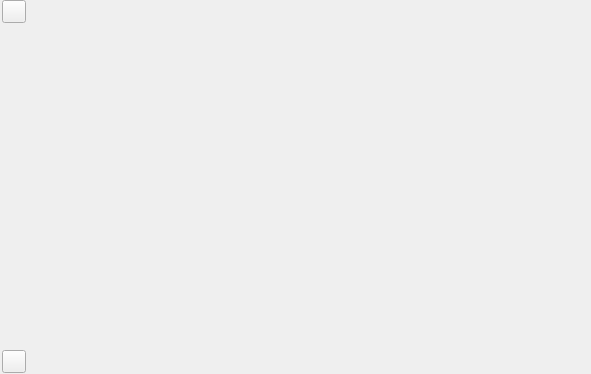
<?xml version="1.0" encoding="UTF-8"?>
<ui version="4.0">
 <class>m_Background</class>
 <widget class="CSkinProgressWidget" name="m_Background">
  <property name="geometry">
   <rect>
    <x>0</x>
    <y>0</y>
    <width>591</width>
    <height>374</height>
   </rect>
  </property>
  <property name="progress" stdset="0">
   <number>1</number>
  </property>
  <layout class="QHBoxLayout" name="horizontalLayout">
   <property name="spacing">
    <number>0</number>
   </property>
   <property name="leftMargin">
    <number>0</number>
   </property>
   <property name="topMargin">
    <number>0</number>
   </property>
   <property name="rightMargin">
    <number>0</number>
   </property>
   <property name="bottomMargin">
    <number>0</number>
   </property>
   <item>
    <widget class="CTreeOsd" name="m_Tree">
	 <property name="scrollAcceleration" stdset="0">
      <number>1</number>
     </property>
     <property name="minimumSize">
      <size>
       <width>100</width>
       <height>0</height>
      </size>
     </property>
     <property name="acceptDrops">
      <bool>true</bool>
     </property>
     <property name="styleSheet">
      <string notr="true">#m_Tree { background:transparent;}
#m_Tree::branch {image: none;}
/*INCLUDE_UI_scrollbar.qss*/
</string>
     </property>
     <property name="frameShape">
      <enum>QFrame::NoFrame</enum>
     </property>
     <property name="lineWidth">
      <number>0</number>
     </property>
     <property name="editTriggers">
      <set>QAbstractItemView::EditKeyPressed</set>
     </property>
     <property name="dragEnabled">
      <bool>true</bool>
     </property>
     <property name="dragDropMode">
      <enum>QAbstractItemView::DragDrop</enum>
     </property>
     <property name="defaultDropAction">
      <enum>Qt::MoveAction</enum>
     </property>
     <property name="selectionMode">
      <enum>QAbstractItemView::ExtendedSelection</enum>
     </property>
     <property name="indentation">
      <number>2</number>
     </property>
     <property name="uniformRowHeights">
      <bool>true</bool>
     </property>
     <property name="animated">
      <bool>true</bool>
     </property>
     <property name="headerHidden">
      <bool>true</bool>
     </property>
     <property name="childIndent" stdset="0">
      <number>0</number>
     </property>
     <property name="cursorInfo" stdset="0">
      <stringlist notr="true">
       <string>id=&quot;current&quot; marginBottom=&quot;0&quot; marginTop=&quot;1&quot;  image=&quot;img\tree\substrate\cursorhot.png&quot;</string>
       <string>id=&quot;select&quot;    marginBottom=&quot;0&quot; marginTop=&quot;1&quot;  image=&quot;img\tree\substrate\cursorsel.png&quot;</string>
       <string>id=&quot;focus&quot;    marginBottom=&quot;0&quot;  marginTop=&quot;1&quot;  image=&quot;img\tree\substrate\cursorsel.png&quot;</string>
       <string>id=&quot;hover&quot; marginBottom=&quot;1&quot; type=&quot;0&quot; color1=&quot;0x200000FF&quot; roundcorner=&quot;2&quot; </string>
       <string>id=&quot;groupBackground&quot; marginBottom=&quot;2&quot; marginTop=&quot;2&quot; image=&quot;img\tree\substrate\groupback.png&quot;</string>
       <string>id=&quot;groupExpandBackground&quot;  marginBottom=&quot;2&quot; marginTop=&quot;2&quot; image=&quot;img\tree\substrate\groupexpandback.png&quot;</string>
      </stringlist>
     </property>
     <property name="selectionRectVisible" stdset="0">
      <bool>true</bool>
     </property>
     <property name="smoothCursorMovement" stdset="0">
      <number>2</number>
     </property>
     <layout class="QGridLayout" name="gridLayout_2">
      <property name="leftMargin">
       <number>2</number>
      </property>
      <property name="topMargin">
       <number>0</number>
      </property>
      <property name="rightMargin">
       <number>0</number>
      </property>
      <property name="bottomMargin">
       <number>1</number>
      </property>
      <item row="1" column="2">
       <layout class="QGridLayout" name="gridLayout" rowstretch="100,0" rowminimumheight="0,0">
        <property name="spacing">
         <number>0</number>
        </property>
        <item row="0" column="0" alignment="Qt::AlignLeft|Qt::AlignTop">
         <widget class="CSkinButton" name="m_ExtFilterButton">
          <property name="sizePolicy">
           <sizepolicy hsizetype="Minimum" vsizetype="Minimum">
            <horstretch>0</horstretch>
            <verstretch>0</verstretch>
           </sizepolicy>
          </property>
          <property name="cursor">
           <cursorShape>PointingHandCursor</cursorShape>
          </property>
          <property name="text">
           <string/>
          </property>
          <property name="checkable">
           <bool>true</bool>
          </property>
          <property name="skinImage" stdset="0">
           <stringlist notr="true">
            <string>src=&quot;img\tree\panelopen_OSD.png&quot;</string>
            <string>checked=&quot;1&quot; src=&quot;img\tree\panelclose_OSD.png&quot;</string>
           </stringlist>
          </property>
         </widget>
        </item>
        <item row="1" column="0" alignment="Qt::AlignLeft|Qt::AlignBottom">
         <widget class="CSkinButton" name="m_MediaModeButton">
          <property name="sizePolicy">
           <sizepolicy hsizetype="Minimum" vsizetype="Minimum">
            <horstretch>0</horstretch>
            <verstretch>0</verstretch>
           </sizepolicy>
          </property>
          <property name="cursor">
           <cursorShape>PointingHandCursor</cursorShape>
          </property>
          <property name="focusPolicy">
           <enum>Qt::NoFocus</enum>
          </property>
          <property name="contextMenuPolicy">
           <enum>Qt::NoContextMenu</enum>
          </property>
          <property name="text">
           <string/>
          </property>
          <property name="checkable">
           <bool>true</bool>
          </property>
          <property name="skinImage" stdset="0">
           <stringlist notr="true">
            <string>src=&quot;img\tree\paneldownopen_OSD.png&quot;</string>
            <string>checked=&quot;1&quot; src=&quot;img\tree\paneldownclose_OSD.png&quot;</string>
           </stringlist>
          </property>
         </widget>
        </item>
       </layout>
      </item>
     </layout>
    </widget>
   </item>
  </layout>
 </widget>
 <customwidgets>
  <customwidget>
   <class>CSkinButton</class>
   <extends>QToolButton</extends>
   <header>skinbutton.h</header>
  </customwidget>
  <customwidget>
   <class>CTreeOsd</class>
   <extends>QTreeView</extends>
   <header>treeosd.h</header>
   <container>1</container>
  </customwidget>
  <customwidget>
   <class>CSkinProgressWidget</class>
   <extends>QWidget</extends>
   <header>skinprogresswidget.h</header>
   <container>1</container>
  </customwidget>
 </customwidgets>
 <resources/>
 <connections/>
</ui>
